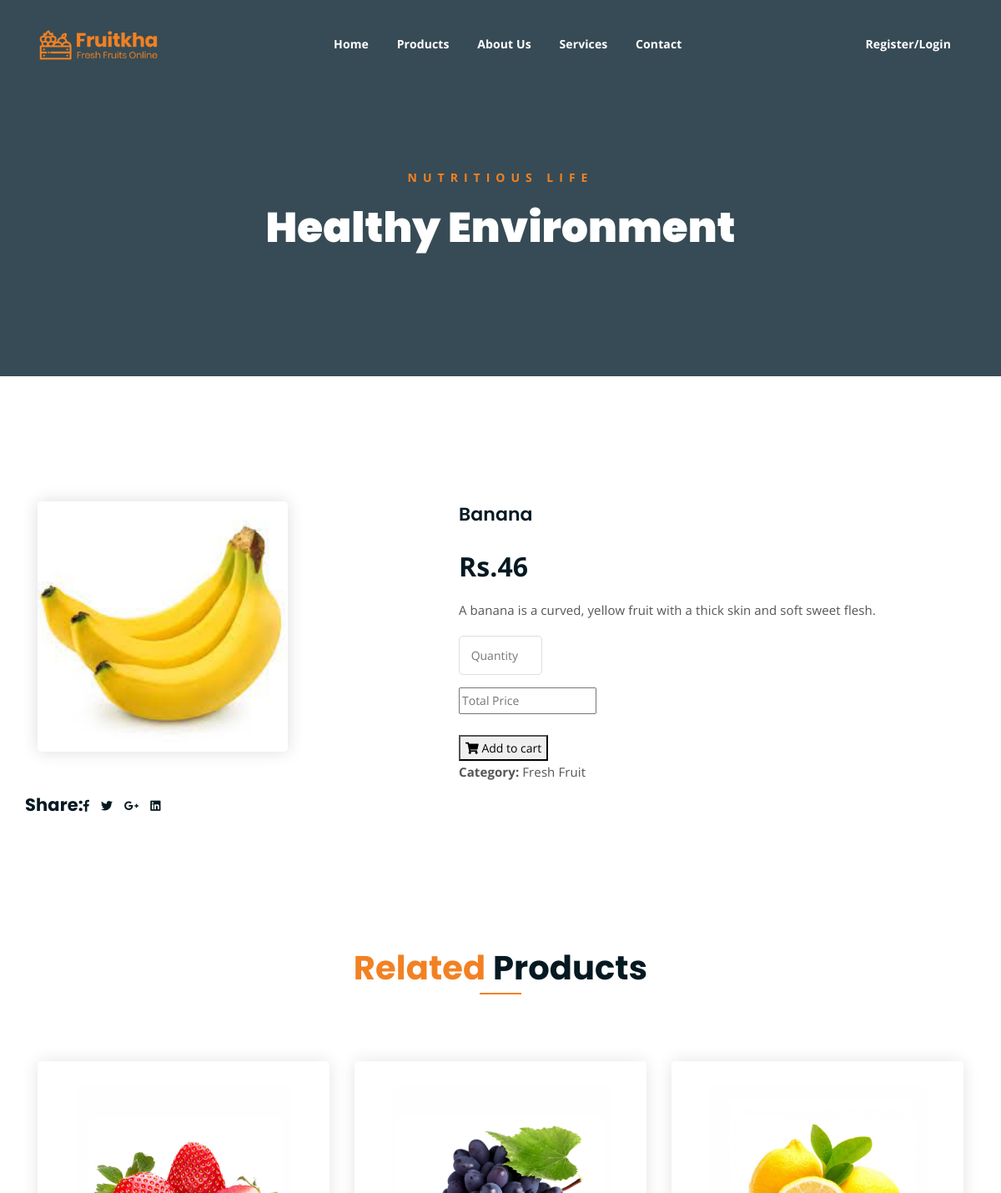
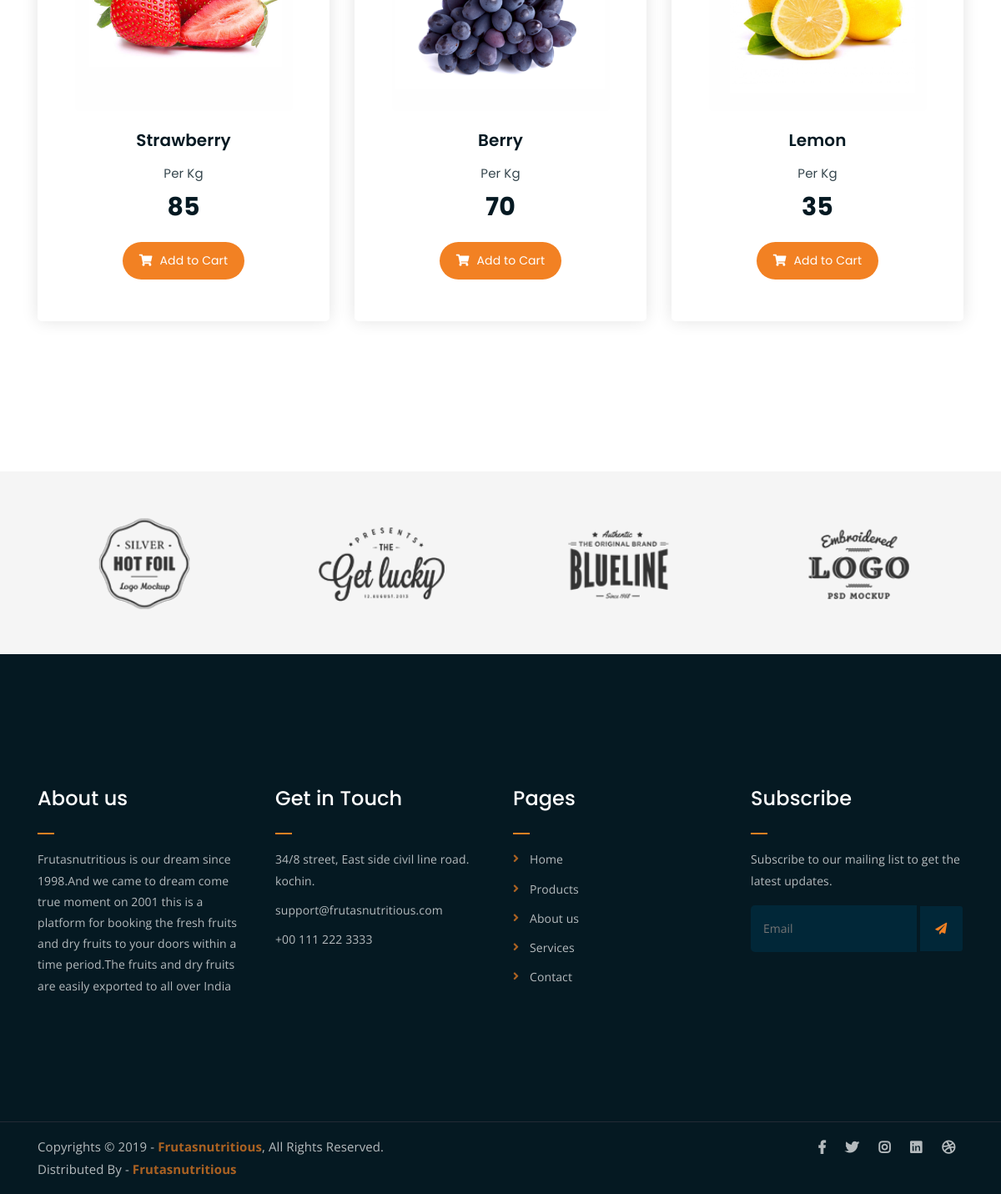
Page /frontend/singlepro/9/ on the committed database (2 pictures, top to bottom).
### foodapp/models.py (models this page shows)
class itemdb(models.Model):
    Category=models.CharField(max_length=20,null=True,blank=True)
    Item=models.CharField(max_length=20,null=True,blank=True)
    Description=models.CharField(max_length=20,null=True,blank=True)
    Price=models.IntegerField(null=True,blank=True)
    Image=models.ImageField(upload_to="dp",null=True,blank=True)

### frontend/views.py (the view)
# urls.py: path('singlepro/<int:proid>/',views.singlepro,name="singlepro"),
def singlepro(req,proid):
   sdata=itemdb.objects.get(id=proid)
   return render(req,"singleproduct.html",{'sdata':sdata})

### frontend/templates/singleproduct.html (shortened to what this page needs)
<!DOCTYPE html>
{% load static %}
<html lang="en">
<head>
	<link rel="stylesheet" href="{% static 'assets/css/all.min.css' %}">
	<link rel="stylesheet" href="{% static 'assets/bootstrap/css/bootstrap.min.css' %}">
	<link rel="stylesheet" href="{% static 'assets/css/owl.carousel.css' %}">
	<link rel="stylesheet" href="{% static 'assets/css/magnific-popup.css' %}">
	<link rel="stylesheet" href="{% static 'assets/css/animate.css' %}">
	<link rel="stylesheet" href="{% static 'assets/css/meanmenu.min.css' %}">
	<link rel="stylesheet" href="{% static 'assets/css/main.css' %}">
	<link rel="stylesheet" href="{% static 'assets/css/responsive.css' %}">
</head>
<body>
	<div class="top-header-area" id="sticker">
		<div class="container">
			<div class="row">
				<div class="col-lg-12 col-sm-12 text-center">
					<div class="main-menu-wrap">
						<div class="site-logo">
							<a href="{% static 'index.html' %}">
								<img src="{% static 'assets/img/logo.png' %}" alt="">
							</a>
						</div>
						<nav class="main-menu">
							<ul>
								<li class=""><a href="{% url 'homepg' %}">Home</a>
								</li>
								<li><a href="{% url 'propg' %}">Products</a></li>
								<li><a href="{% url 'about' %}">About Us</a>
								</li>
								<li><a href="{% url 'services' %}">Services</a>
								</li>
								<li><a href="{% url 'contact' %}">Contact</a></li>
								<li>
									<div class="header-icons">
										{% if request.session.Username %}
										<a class="mobile-hide search-bar-icon" href="{% url 'logout' %}">Welcome {{request.session.Username}}/Logout</a>
										{% else %}
										<a class="mobile-hide search-bar-icon" href="{% url 'register'  %}">Register/Login</a>
										{% endif %}
									</div>
								</li>
							</ul>
						</nav>
					</div>
				</div>
			</div>
		</div>
	</div>
	<div class="breadcrumb-section breadcrumb-bg">
		<div class="container">
			<div class="row">
				<div class="col-lg-8 offset-lg-2 text-center">
					<div class="breadcrumb-text">
						<p>Nutritious Life</p>
						<h1>Healthy Environment</h1>
					</div>
				</div>
			</div>
		</div>
	</div>
	<div class="single-product mt-150 mb-150">
		<div class="container">
			<div class="row">
				<div class="col-md-5">
					<div class="single-product-img">
						<img src="{{sdata.Image.url}}" alt="" height="300px">
					</div>
				</div>
				<div class="col-md-7">
					<div class="single-product-content">
						<h3>{{sdata.Item}}</h3>
						<p class="single-product-pricing"> Rs.{{sdata.Price}}</p>
						<p>{{sdata.Description}}</p>
						<div class="form-group">
							<form method="post" action="{% url 'save_cart' %}">
								<input class="input" type="number" placeholder=" Quantity" min="1" max="10" id="quantity" name="qty"><br>
								<input class="input" type="text" placeholder= "Total Price" min="1" max="10" id="total price" name="tprice"><br><br>
								<button class="cart-btn" type="submit"><i class="fas fa-shopping-cart"><a href="{% url 'cart' %}"></a> </i> Add to cart </button>
						    </form>
							<p><strong>Category: </strong>{{sdata.Category}}</p>
						</div>
					</div>
						</div>
						<h4>Share:</h4>
						<ul class="product-share">
							<li><a href=""><i class="fab fa-facebook-f"></i></a></li>
							<li><a href=""><i class="fab fa-twitter"></i></a></li>
							<li><a href=""><i class="fab fa-google-plus-g"></i></a></li>
							<li><a href=""><i class="fab fa-linkedin"></i></a></li>
						</ul>
					</div>
				</div>
			</div>
	<div class="more-products mb-150">
		<div class="container">
			<div class="row">
				<div class="col-lg-8 offset-lg-2 text-center">
					<div class="section-title">
						<h3><span class="orange-text">Related</span> Products</h3>
					</div>
				</div>
			</div>
			<div class="row">
				<div class="col-lg-4 col-md-6 text-center">
					<div class="single-product-item">
						<div class="product-image">
							<a href="{% static 'single-product.html' %}"><img src="{% static 'assets/img/products/product-img-1.jpg' %}" alt=""></a>
						</div>
						<h3>Strawberry</h3>
						<p class="product-price"><span>Per Kg</span> 85 </p>
						<a href="{% static 'cart.html' %}" class="cart-btn"><i class="fas fa-shopping-cart"></i> Add to Cart</a>
					</div>
				</div>
				<div class="col-lg-4 col-md-6 text-center">
					<div class="single-product-item">
						<div class="product-image">
							<a href="{% static 'single-product.html' %}"><img src="{% static 'assets/img/products/product-img-2.jpg' %}" alt=""></a>
						</div>
						<h3>Berry</h3>
						<p class="product-price"><span>Per Kg</span> 70 </p>
						<a href="{% static 'cart.html' %}" class="cart-btn"><i class="fas fa-shopping-cart"></i> Add to Cart</a>
					</div>
				</div>
				<div class="col-lg-4 col-md-6 offset-lg-0 offset-md-3 text-center">
					<div class="single-product-item">
						<div class="product-image">
							<a href="{% static 'single-product.html' %}"><img src="{% static 'assets/img/products/product-img-3.jpg' %}" alt=""></a>
						</div>
						<h3>Lemon</h3>
						<p class="product-price"><span>Per Kg</span> 35 </p>
						<a href="{% static 'cart.html' %}" class="cart-btn"><i class="fas fa-shopping-cart"></i> Add to Cart</a>
					</div>
				</div>
			</div>
		</div>
	</div>
	<div class="logo-carousel-section">
		<div class="container">
			<div class="row">
				<div class="col-lg-12">
					<div class="logo-carousel-inner">
						<div class="single-logo-item">
							<img src="{% static 'assets/img/company-logos/1.png' %}" alt="">
						</div>
						<div class="single-logo-item">
							<img src="{% static 'assets/img/company-logos/2.png' %}" alt="">
						</div>
						<div class="single-logo-item">
							<img src="{% static 'assets/img/company-logos/3.png' %}" alt="">
						</div>
						<div class="single-logo-item">
							<img src="{% static 'assets/img/company-logos/4.png' %}" alt="">
						</div>
					</div>
				</div>
			</div>
		</div>
	</div>
	<div class="footer-area">
		<div class="container">
			<div class="row">
				<div class="col-lg-3 col-md-6">
					<div class="footer-box about-widget">
						<h2 class="widget-title">About us</h2>
						<p>Frutasnutritious is our dream since 1998.And we came to dream come true moment on 2001 this is a platform for booking the fresh fruits and dry fruits to your doors within a time period.The fruits and dry fruits are easily exported to all over India</p>
					</div>
				</div>
				<div class="col-lg-3 col-md-6">
					<div class="footer-box get-in-touch">
						<h2 class="widget-title">Get in Touch</h2>
						<ul>
							<li>34/8 street, East side
                                civil line road.
								kochin.</li>
							<li>support@frutasnutritious.com</li>
							<li>+00 111 222 3333</li>
						</ul>
					</div>
				</div>
				<div class="col-lg-3 col-md-6">
					<div class="footer-box pages">
						<h2 class="widget-title">Pages</h2>
						<ul>
							<li><a href="{%  url 'homepg' %}">Home</a></li>
							<li><a href="{% url 'propg'  %}">Products</a></li>
							<li><a href="{% url 'about' %}">About us</a></li>
							<li><a href="{% url 'services' %}">Services</a></li>
							<li><a href="{% url 'contact' %}">Contact</a></li>
						</ul>
					</div>
				</div>
				<div class="col-lg-3 col-md-6">
					<div class="footer-box subscribe">
						<h2 class="widget-title">Subscribe</h2>
						<p>Subscribe to our mailing list to get the latest updates.</p>
						<form action="index.html">
							<input type="email" placeholder="Email">
							<button type="submit"><i class="fas fa-paper-plane"></i></button>
						</form>
					</div>
				</div>
			</div>
		</div>
	</div>
	<div class="copyright">
		<div class="container">
			<div class="row">
				<div class="col-lg-6 col-md-12">
					<p>Copyrights &copy; 2019 - <a href="#">Frutasnutritious</a>,  All Rights Reserved.<br>
						Distributed By - <a href="#">Frutasnutritious</a>
					</p>
				</div>
				<div class="col-lg-6 text-right col-md-12">
					<div class="social-icons">
						<ul>
							<li><a href="#" target="_blank"><i class="fab fa-facebook-f"></i></a></li>
							<li><a href="#" target="_blank"><i class="fab fa-twitter"></i></a></li>
							<li><a href="#" target="_blank"><i class="fab fa-instagram"></i></a></li>
							<li><a href="#" target="_blank"><i class="fab fa-linkedin"></i></a></li>
							<li><a href="#" target="_blank"><i class="fab fa-dribbble"></i></a></li>
						</ul>
					</div>
				</div>
			</div>
		</div>
	</div>
</body>
</html>

### rows in the picture
itemdb: Image (picture), Item "Banana", Price "46", Description "A banana is a curved, yellow fruit with a thick skin and soft sweet flesh.", Category "Fresh Fruit"
